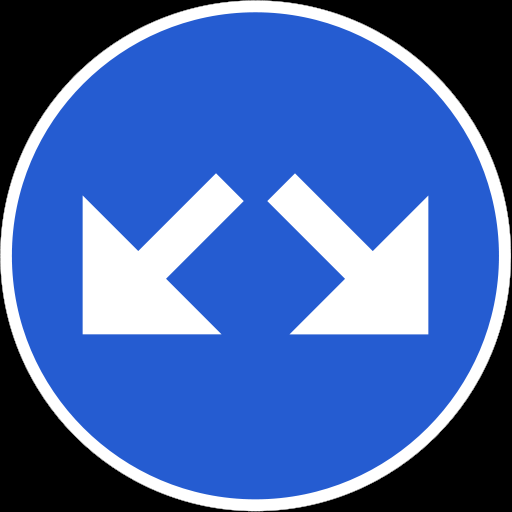
%> input picture SignalDetector/2Pass.png, 512 x 512 px; its folder holds 4 pictures in this run
$ octave StableColorHSV.m   (GNU Octave 9; MATLAB toolbox functions it lacks are replaced by stand-ins)
%> lines starting %> are read from the running program, lines starting %| are printed output that depends on the picture
%Esempio del Mean Shift CLUSTERING applicato alle Immagini
%
% Meanshift to cluster image in Color
%
%
%
clc;clear;close all;

files = dir([ './*.png']);
%Tutte le immagini Concatenate
Irgb=[];
%Pixel Concatenati
Xi=[];
%par
for i = 1:length(files)
	filename = ['./' files(i).name];

    Irgb_orig=imread(filename);
%> Irgb_orig is the input picture: size 512x512x3 uint8; mean R, G, B 67.7, 100.9, 171.5
   % imshow(Irgb_orig);
   % pause;
    IrgbTmp=imresize(Irgb_orig,[64 64]);
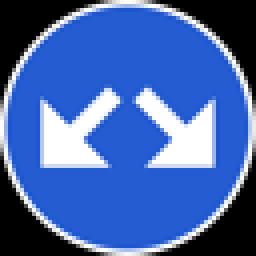
%> IrgbTmp: size 64x64x3 uint8 (shown 4 times larger); mean R, G, B 67.7, 100.9, 171.7
    [m,n,c]=size(IrgbTmp);
%> m = 64; n = 64; c = 3
    disp(['Image' filename ': ' num2str(m) ' x ' num2str(n)])
%| Image./2Pass.png: 64 x 64
    Npoints=m*n;
%> Npoints = 4096

    %Normalize
    IrgbTmp=im2double(IrgbTmp);
%> IrgbTmp: size 64x64x3 double
    Irgb=cat(1,Irgb,IrgbTmp);


end
%> pass 2 of the loop `for i = 1:length(files)`:
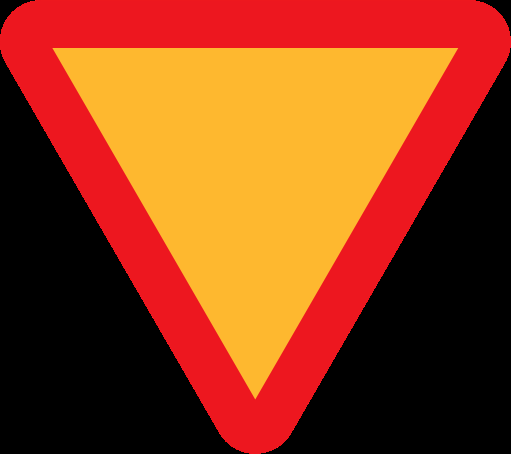
%> input picture SignalDetector/GiveWay.png, 511 x 454 px
%> Irgb_orig is the input picture: size 454x511x3 uint8; mean R, G, B 146.6, 63.2, 23.4
%> `IrgbTmp=imresize(Irgb_orig,[64 64]);`:
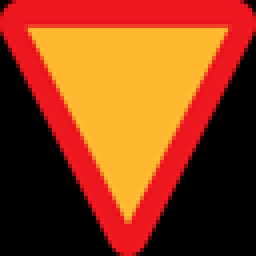
%> IrgbTmp: size 64x64x3 uint8 (shown 4 times larger); mean R, G, B 146.8, 63.2, 23.4
%| Image./GiveWay.png: 64 x 64
%> `Irgb=cat(1,Irgb,IrgbTmp);`:
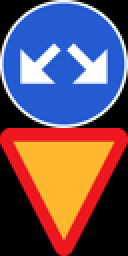
%> Irgb: size 128x64x3 double (shown 2 times larger); mean R, G, B 0.421, 0.322, 0.383
%> pass 3 of the loop `for i = 1:length(files)`:
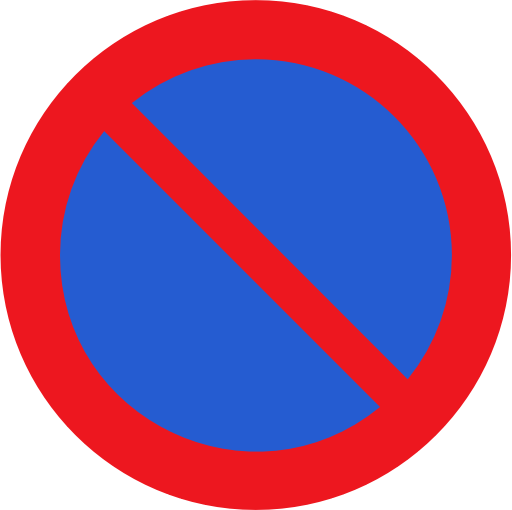
%> input picture SignalDetector/NoParking.png, 512 x 510 px
%> Irgb_orig is the input picture: size 510x512x3 uint8; mean R, G, B 160.2, 101.4, 151.6
%> `IrgbTmp=imresize(Irgb_orig,[64 64]);`:
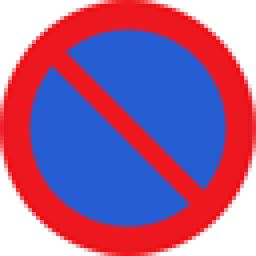
%> IrgbTmp: size 64x64x3 uint8 (shown 4 times larger); mean R, G, B 160.2, 101, 151.3
%| Image./NoParking.png: 64 x 64
%> `Irgb=cat(1,Irgb,IrgbTmp);`:
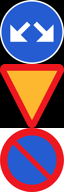
%> Irgb: size 192x64x3 double; mean R, G, B 0.49, 0.347, 0.453
%> the loop made 4 passes; the first 3 are shown

Ihsv=rgb2hsv(Irgb);
%> Ihsv: size 256x64x3 double; mean H, S, V 0.438, 0.543, 0.705
Ihsv=Ihsv(:,:,1);
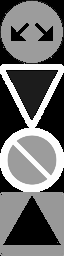
%> Ihsv: size 256x64 double; min 0, max 0.999, mean 0.438

figure(1);
imshow(Ihsv);
drawnow
pause
[m,n]=size(Ihsv);
%> m = 256
Npoints=m*n;
%> Npoints = 16384

H=Irgb(:,:,1);
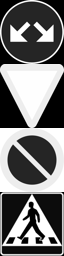
%> H: size 256x64 double; min 0, max 1, mean 0.461

H=reshape(H,1,Npoints);


Xi=double([H]);%/norm([255.0 ;255 ;255]);


%Frame dove fare detection: stored as 3 x Numpixels
FrameI=Xi;

%Immagine Clusterizzata
Hc=zeros(1,Npoints);


%% Visualizzo lo Spazio Colore
% figure(2);hold on;
% for i=1:Npoints
%         %Normalizzo
%         color=Xi(:,i);
%         %'MarkerSize',Sizes(i)
%         plot3(Xi(1,i),Xi(2,i),Xi(3,i),'o','MarkerFaceColor',color, ...
%         'MarkerEdgeColor',color);
%         grid on; box on;
%
% end

%Etichette da assegnare ai Punti
Labels=zeros(1,Npoints);


%Eseguo T iterazioni per vedere dove va il Mean shift
T=15;
t=2;

Xp=zeros(3,T);
%Salvo la lista dei Punti Visitati
NVPoints=[];

h=0.55;
Soglia=0.25;

%Numero Mode
NModes=0;
Modes=[];
Pindex=1:Npoints;
for Xindex=1:Npoints

    %% Mean Shift sul singolo punto X

    %Ottieni il punto iniziale dall'insieme dei punti non ancora visitati.
    X=Xi(:,Xindex);

    %plot(X(1),X(2),'og');hold on

    % Valore Iniziale per il criterio  di Arresto
    E=10;

    %Punti Visitati
    VPoints=[];

    %t: Numero di Iterazioni
    t=2;
    Xp=X;

    while t< T &&  E > Soglia
       %Calcolo il Mean Shift Vector
       %Circ= (Z-X).'*(Z-X)-h^2;
       %ezplot(Circ,[-10^2 10^2])

       % Ottimizzato per MATLAB: Molto + veloce
       %Cerco i punti che cadono nell'IperSfera Centrata in X
       Sx=[];
       Sindex=[];
       Nx=0;
       Xrep=repmat(X,1,Npoints);
       Xtmp=Xi-Xrep;
       Xtmp=Xtmp.^2;
       Xtmp=sum(Xtmp)-h^2;
       j=Xtmp<0;
       Sindex=Pindex(j);      %Indice punti nell'intorno
       Sx=Xi(:,Sindex);       %Colore dei punti
       Nx=length(Sindex);     %Numero di Punti nell'intorno

% VERSIONE NON OTTIMIZZATA
%        for i=1:Npoints
%             if (X-Xi(:,i)).'*(X-Xi(:,i))< h^2
%                 %Insieme dei Pixel il cui COLORE cade nell'intorno del
%                 %COLORE corrente X
%                 Sx=[Sx Xi(:,i)];
%                 Sindex=[Sindex i];
%                 Nx=Nx+1;
%                 %indici dei punti visitati
%                 %VPoints=union(VPoints,i);
%
%
%             end
%        end

       %Per ogni punto che cade vado a vedere se:
       %
       % 1) e' stato gia visitato
       %
       % 2) qual'e' la moda + ricorrente
       %
       % Assegno la Moda + ricorrente nell'intorno al pixel
%> (the run ends here)
